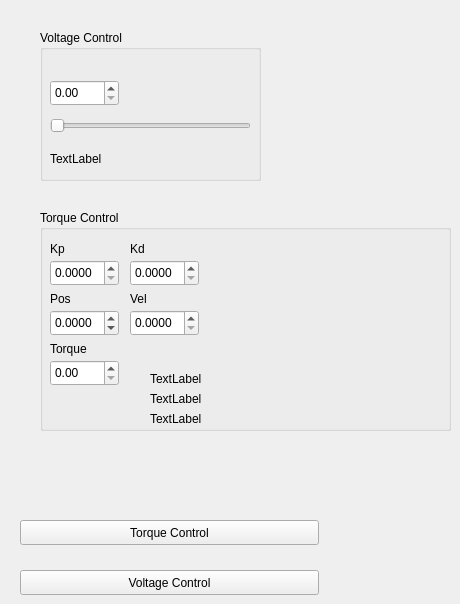
      <widget class="QWidget" name="controlTab">
       <attribute name="title">
        <string>Motor Control</string>
       </attribute>
       <widget class="QGroupBox" name="groupBox">
        <property name="geometry">
         <rect>
          <x>40</x>
          <y>30</y>
          <width>221</width>
          <height>151</height>
         </rect>
        </property>
        <property name="title">
         <string>Voltage Control</string>
        </property>
        <widget class="QSlider" name="voltageControlSlider">
         <property name="geometry">
          <rect>
           <x>10</x>
           <y>80</y>
           <width>201</width>
           <height>31</height>
          </rect>
         </property>
         <property name="maximum">
          <number>1000</number>
         </property>
         <property name="orientation">
          <enum>Qt::Horizontal</enum>
         </property>
        </widget>
        <widget class="QDoubleSpinBox" name="doubleSpinBox">
         <property name="geometry">
          <rect>
           <x>10</x>
           <y>50</y>
           <width>69</width>
           <height>26</height>
          </rect>
         </property>
        </widget>
        <widget class="QLabel" name="label">
         <property name="geometry">
          <rect>
           <x>10</x>
           <y>120</y>
           <width>67</width>
           <height>17</height>
          </rect>
         </property>
         <property name="text">
          <string>TextLabel</string>
         </property>
        </widget>
       </widget>
       <widget class="QGroupBox" name="groupBox_2">
        <property name="geometry">
         <rect>
          <x>40</x>
          <y>210</y>
          <width>411</width>
          <height>221</height>
         </rect>
        </property>
        <property name="title">
         <string>Torque Control</string>
        </property>
        <widget class="QDoubleSpinBox" name="k_p_spin">
         <property name="geometry">
          <rect>
           <x>10</x>
           <y>50</y>
           <width>69</width>
           <height>26</height>
          </rect>
         </property>
         <property name="decimals">
          <number>4</number>
         </property>
         <property name="maximum">
          <double>2.000000000000000</double>
         </property>
         <property name="singleStep">
          <double>0.010000000000000</double>
         </property>
        </widget>
        <widget class="QDoubleSpinBox" name="k_d_spin">
         <property name="geometry">
          <rect>
           <x>90</x>
           <y>50</y>
           <width>69</width>
           <height>26</height>
          </rect>
         </property>
         <property name="decimals">
          <number>4</number>
         </property>
         <property name="maximum">
          <double>0.100000000000000</double>
         </property>
         <property name="singleStep">
          <double>0.001000000000000</double>
         </property>
        </widget>
        <widget class="QDoubleSpinBox" name="pos_spin">
         <property name="geometry">
          <rect>
           <x>10</x>
           <y>100</y>
           <width>69</width>
           <height>26</height>
          </rect>
         </property>
         <property name="decimals">
          <number>4</number>
         </property>
         <property name="minimum">
          <double>-60.000000000000000</double>
         </property>
         <property name="maximum">
          <double>60.000000000000000</double>
         </property>
         <property name="singleStep">
          <double>0.050000000000000</double>
         </property>
        </widget>
        <widget class="QDoubleSpinBox" name="vel_spin">
         <property name="geometry">
          <rect>
           <x>90</x>
           <y>100</y>
           <width>69</width>
           <height>26</height>
          </rect>
         </property>
         <property name="decimals">
          <number>4</number>
         </property>
         <property name="maximum">
          <double>0.100000000000000</double>
         </property>
         <property name="singleStep">
          <double>0.005000000000000</double>
         </property>
        </widget>
        <widget class="QDoubleSpinBox" name="torqueFF_spin">
         <property name="geometry">
          <rect>
           <x>10</x>
           <y>150</y>
           <width>69</width>
           <height>26</height>
          </rect>
         </property>
         <property name="maximum">
          <double>10.000000000000000</double>
         </property>
         <property name="singleStep">
          <double>0.100000000000000</double>
         </property>
        </widget>
        <widget class="QLabel" name="label_2">
         <property name="geometry">
          <rect>
           <x>10</x>
           <y>30</y>
           <width>67</width>
           <height>17</height>
          </rect>
         </property>
         <property name="text">
          <string>Kp</string>
         </property>
        </widget>
        <widget class="QLabel" name="label_3">
         <property name="geometry">
          <rect>
           <x>90</x>
           <y>30</y>
           <width>67</width>
           <height>17</height>
          </rect>
         </property>
         <property name="text">
          <string>Kd</string>
         </property>
        </widget>
        <widget class="QLabel" name="label_4">
         <property name="geometry">
          <rect>
           <x>10</x>
           <y>80</y>
           <width>67</width>
           <height>17</height>
          </rect>
         </property>
         <property name="text">
          <string>Pos</string>
         </property>
        </widget>
        <widget class="QLabel" name="label_5">
         <property name="geometry">
          <rect>
           <x>90</x>
           <y>80</y>
           <width>67</width>
           <height>17</height>
          </rect>
         </property>
         <property name="text">
          <string>Vel</string>
         </property>
        </widget>
        <widget class="QLabel" name="label_6">
         <property name="geometry">
          <rect>
           <x>10</x>
           <y>130</y>
           <width>67</width>
           <height>17</height>
          </rect>
         </property>
         <property name="text">
          <string>Torque</string>
         </property>
        </widget>
        <widget class="QLabel" name="TorqueOut">
         <property name="geometry">
          <rect>
           <x>110</x>
           <y>160</y>
           <width>261</width>
           <height>17</height>
          </rect>
         </property>
         <property name="text">
          <string>TextLabel</string>
         </property>
        </widget>
        <widget class="QLabel" name="CurrentOut">
         <property name="geometry">
          <rect>
           <x>110</x>
           <y>180</y>
           <width>67</width>
           <height>17</height>
          </rect>
         </property>
         <property name="text">
          <string>TextLabel</string>
         </property>
        </widget>
        <widget class="QLabel" name="scaleValue">
         <property name="geometry">
          <rect>
           <x>110</x>
           <y>200</y>
           <width>281</width>
           <height>17</height>
          </rect>
         </property>
         <property name="text">
          <string>TextLabel</string>
         </property>
        </widget>
       </widget>
       <widget class="QPushButton" name="torqueControlButton">
        <property name="geometry">
         <rect>
          <x>20</x>
          <y>520</y>
          <width>299</width>
          <height>25</height>
         </rect>
        </property>
        <property name="text">
         <string>Torque Control</string>
        </property>
       </widget>
       <widget class="QPushButton" name="voltageControlButton">
        <property name="geometry">
         <rect>
          <x>20</x>
          <y>570</y>
          <width>299</width>
          <height>25</height>
         </rect>
        </property>
        <property name="text">
         <string>Voltage Control</string>
        </property>
       </widget>
      </widget>
